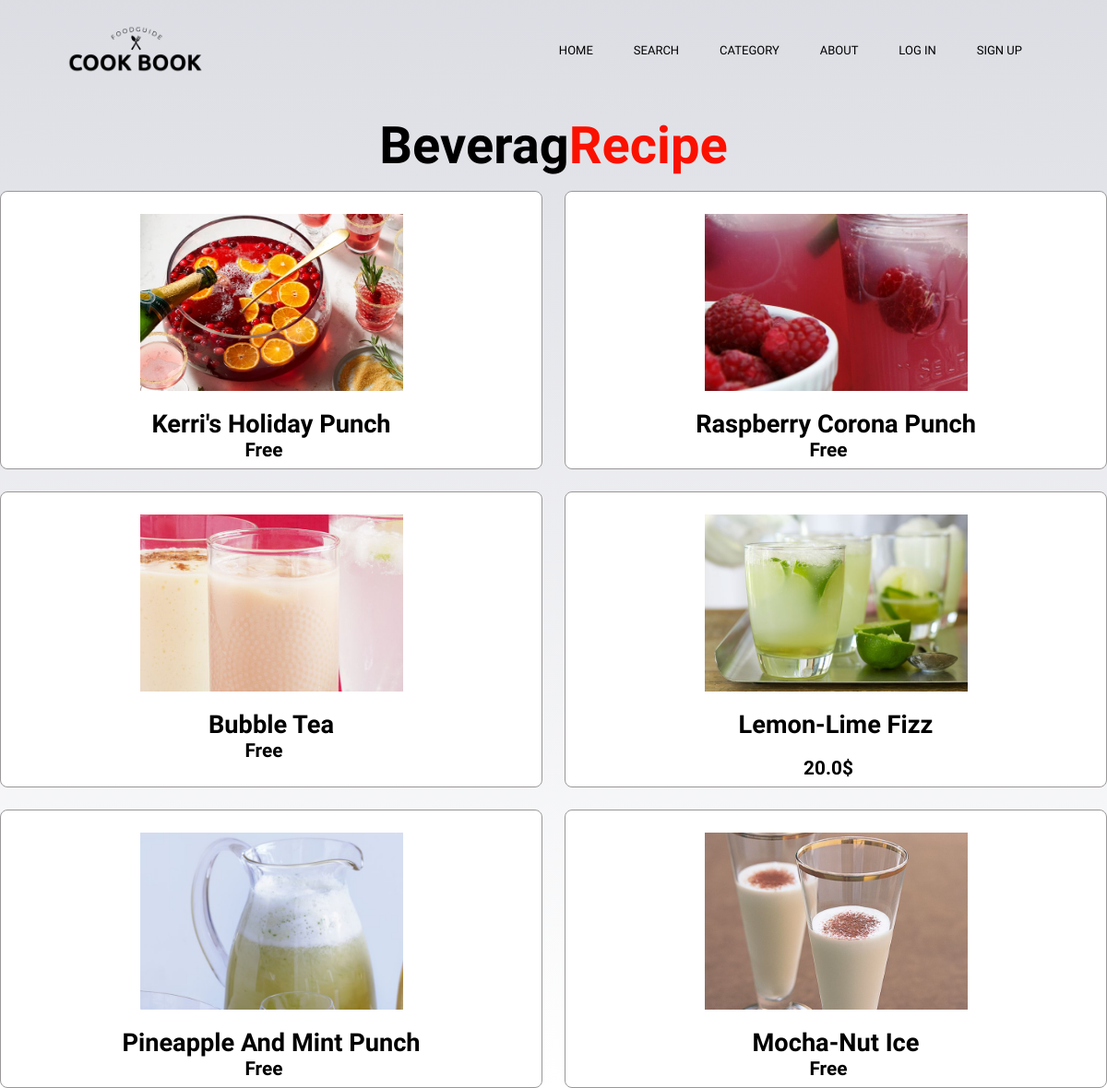
/recipe/bev, run on the app's committed database.
### recipe/models.py (models this page shows, shortened)
class recipe(models.Model):
    class mode(models.TextChoices):
        dessert = "dessert"
        meat = "meat"
        halal = "halal"
        beverag = "beverag"
        ovovegen = "ovovegen"
        vegy = "vegetarian"
        appetizer = "appetizer"
    pic = models.ImageField(upload_to="",blank=True,null=True)
    menu = models.CharField(max_length=100,default=None)
    ingredient_unit = models.TextField(blank=True)
    HowToDo = models.TextField(blank=True)
    ingredientInmenu =models.ManyToManyField(ingredient,blank=True,related_name="ingredientInrecipe")
    type = models.CharField(max_length=100,
        choices=mode.choices,
        default=None,
        )
    status = ''
    price = models.FloatField(default=None, null=True)
    calorie = models.IntegerField(default=None, null=True)
    member = models.ManyToManyField(User,blank=True,related_name="member")
    like = models.ManyToManyField(User,blank=True,related_name="like")

### recipe/views.py (the view)
# urls.py: path('bev', views.beverag, name="bev"),
def beverag (request):
    return render(request,'recipe/beverag.html',{
        "recipes": recipe.objects.all(),
        })

### recipe/templates/Recipe/beverag.html (shortened to what this page needs)
{% extends 'recipe/layout.html' %}
{% load static %}
{% block content %}
<section class="dishes" id="dishes">
  <h1 class="heading">Beverag<span>Recipe</span></h1>
  <div class="box-container">
    {% for list_menu in recipes %}
      {% if list_menu.type == "beverag" %}
        <div class="box">
          <img class="image" src="{{list_menu.pic.url}}" style="width: 50%; ;"/><br>
          <a href = "{% url 'recipe:menu' list_menu.id %}" >
          <h3>{{list_menu.menu}}</h3></a>
          {% if list_menu.price == None or list_menu.price == 0.0 %}
            <span>free</span>
          {% else %} <br>
            <span>{{list_menu.price}}$</span>
          {% endif %}
        </div>
      {% endif %}
    {% endfor %}
  </div>
</section>
{% endblock %}

### static/css/style-cat.css (style rules this page uses)
* { margin: 0; padding: 0; font-family: 'Ubuntu', sans-serif; box-sizing: border-box; text-decoration: none; outline: none; border: none; text-transform: capitalize; transition: all .2s linear; }
body { background-image: linear-gradient(rgba(205, 207, 216, 0.7),rgba(255, 255, 255, 0.7)), url(/static/images/bg7.jpg) ; background-size: cover; background-position: center; background-attachment: fixed; }
.heading { text-align: center; font-size: 3.5rem; padding: 1rem; color: #666; }
.heading span { color: #f44336; }
.heading { text-align: center; font-size: 3.5rem; padding: 1rem; color: rgb(0, 0, 0); }
.heading span { color: #fa1100; }
.dishes .box-container { display: grid; grid-template-columns: repeat(auto-fit, minmax(28rem, 1fr)); gap: 1.5rem; }
.dishes .box-container .box { padding: 0.5rem; background: #fff; border-radius: .5rem; border: .1rem solid rgb(153, 151, 151); box-shadow: box-shadow; position: relative; overflow: hidden; text-align: center; }
.dishes .box-container .box .image { height: 12rem; margin: 1rem 0; }
.dishes .box-container .box h3 { color: black; font-size: 1.7rem; }
.dishes .box-container .box span { color: rgb(0, 0, 0); font-weight: bolder; margin-right: 1rem; font-size: 1.3rem; }

### data on the page
recipe: pic (picture), menu "Kerri's Holiday Punch", price "Free"
recipe: pic (picture), menu "Raspberry Corona Punch", price "Free"
recipe: pic (picture), menu "Bubble Tea", price "Free"
recipe: pic (picture), menu "Lemon-Lime Fizz", price "20.0"
recipe: pic (picture), menu "Pineapple And Mint Punch", price "Free"
recipe: pic (picture), menu "Mocha-Nut Ice", price "Free"
